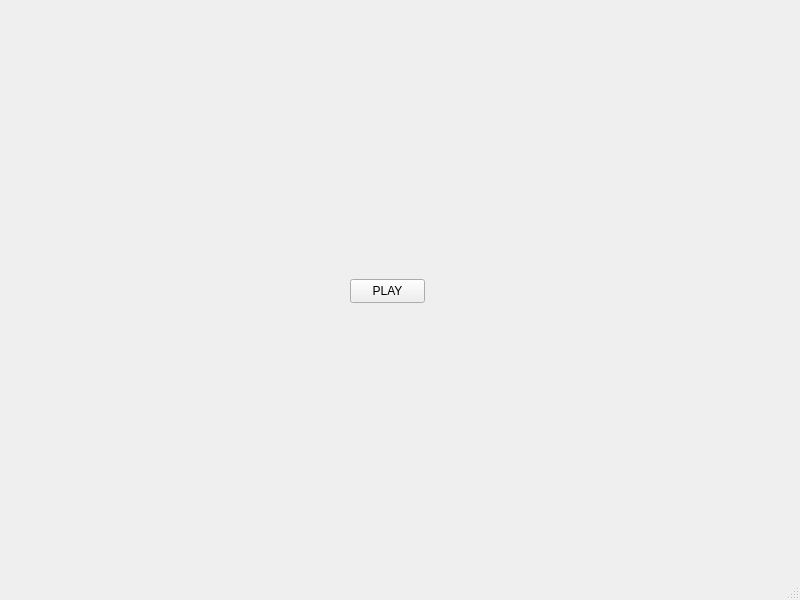
<?xml version="1.0" encoding="UTF-8"?>
<ui version="4.0">
 <class>MainWindow</class>
 <widget class="QMainWindow" name="MainWindow">
  <property name="geometry">
   <rect>
    <x>0</x>
    <y>0</y>
    <width>800</width>
    <height>600</height>
   </rect>
  </property>
  <property name="windowTitle">
   <string>MainWindow</string>
  </property>
  <widget class="QWidget" name="centralwidget">
   <widget class="QStackedWidget" name="stackedWidget">
    <property name="geometry">
     <rect>
      <x>0</x>
      <y>-1</y>
      <width>801</width>
      <height>581</height>
     </rect>
    </property>
    <property name="currentIndex">
     <number>0</number>
    </property>
    <widget class="QWidget" name="menu">
     <widget class="QPushButton" name="menuPlayButton">
      <property name="geometry">
       <rect>
        <x>350</x>
        <y>280</y>
        <width>75</width>
        <height>24</height>
       </rect>
      </property>
      <property name="text">
       <string>PLAY</string>
      </property>
     </widget>
    </widget>
    <widget class="QWidget" name="game"/>
   </widget>
  </widget>
  <widget class="QMenuBar" name="menubar">
   <property name="geometry">
    <rect>
     <x>0</x>
     <y>0</y>
     <width>800</width>
     <height>22</height>
    </rect>
   </property>
  </widget>
  <widget class="QStatusBar" name="statusbar"/>
 </widget>
 <resources/>
 <connections/>
</ui>
